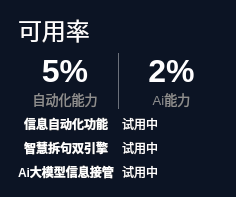
                      <widget class="QFrame" name="instrument_frame">
                       <property name="minimumSize">
                        <size>
                         <width>236</width>
                         <height>0</height>
                        </size>
                       </property>
                       <property name="styleSheet">
                        <string notr="true">QFrame{
	background-color: rgb(12, 20, 36);
border:0px solid red;
	color: rgb(255, 254, 255);
border-radius:30px
}</string>
                       </property>
                       <property name="frameShape">
                        <enum>QFrame::StyledPanel</enum>
                       </property>
                       <property name="frameShadow">
                        <enum>QFrame::Raised</enum>
                       </property>
                       <layout class="QVBoxLayout" name="verticalLayout_33">
                        <property name="spacing">
                         <number>6</number>
                        </property>
                        <property name="leftMargin">
                         <number>18</number>
                        </property>
                        <property name="topMargin">
                         <number>12</number>
                        </property>
                        <property name="rightMargin">
                         <number>18</number>
                        </property>
                        <property name="bottomMargin">
                         <number>16</number>
                        </property>
                        <item>
                         <widget class="QLabel" name="label_63">
                          <property name="font">
                           <font>
                            <pointsize>18</pointsize>
                            <bold>false</bold>
                           </font>
                          </property>
                          <property name="text">
                           <string>可用率</string>
                          </property>
                         </widget>
                        </item>
                        <item>
                         <layout class="QHBoxLayout" name="horizontalLayout_44">
                          <item>
                           <layout class="QVBoxLayout" name="verticalLayout_34">
                            <property name="spacing">
                             <number>0</number>
                            </property>
                            <item>
                             <widget class="QLabel" name="label_64">
                              <property name="font">
                               <font>
                                <pointsize>24</pointsize>
                                <bold>true</bold>
                               </font>
                              </property>
                              <property name="text">
                               <string>5%</string>
                              </property>
                              <property name="alignment">
                               <set>Qt::AlignCenter</set>
                              </property>
                             </widget>
                            </item>
                            <item>
                             <widget class="QLabel" name="label_65">
                              <property name="font">
                               <font>
                                <pointsize>10</pointsize>
                                <bold>false</bold>
                               </font>
                              </property>
                              <property name="styleSheet">
                               <string notr="true">color: rgb(143, 143, 143);</string>
                              </property>
                              <property name="text">
                               <string>自动化能力</string>
                              </property>
                              <property name="alignment">
                               <set>Qt::AlignCenter</set>
                              </property>
                             </widget>
                            </item>
                           </layout>
                          </item>
                          <item>
                           <widget class="Line" name="line_5">
                            <property name="maximumSize">
                             <size>
                              <width>1</width>
                              <height>16777215</height>
                             </size>
                            </property>
                            <property name="styleSheet">
                             <string notr="true">background-color: rgba(255, 255, 255,100);</string>
                            </property>
                            <property name="orientation">
                             <enum>Qt::Vertical</enum>
                            </property>
                           </widget>
                          </item>
                          <item>
                           <layout class="QVBoxLayout" name="verticalLayout_35">
                            <property name="spacing">
                             <number>0</number>
                            </property>
                            <item>
                             <widget class="QLabel" name="label_66">
                              <property name="font">
                               <font>
                                <pointsize>24</pointsize>
                                <bold>true</bold>
                               </font>
                              </property>
                              <property name="text">
                               <string>2%</string>
                              </property>
                              <property name="alignment">
                               <set>Qt::AlignCenter</set>
                              </property>
                             </widget>
                            </item>
                            <item>
                             <widget class="QLabel" name="label_67">
                              <property name="font">
                               <font>
                                <pointsize>10</pointsize>
                                <bold>false</bold>
                               </font>
                              </property>
                              <property name="styleSheet">
                               <string notr="true">color: rgb(143, 143, 143);</string>
                              </property>
                              <property name="text">
                               <string>Ai能力</string>
                              </property>
                              <property name="alignment">
                               <set>Qt::AlignCenter</set>
                              </property>
                             </widget>
                            </item>
                           </layout>
                          </item>
                         </layout>
                        </item>
                        <item>
                         <layout class="QHBoxLayout" name="horizontalLayout_45">
                          <property name="spacing">
                           <number>8</number>
                          </property>
                          <item>
                           <widget class="QPushButton" name="pushButton_28">
                            <property name="font">
                             <font>
                              <bold>true</bold>
                             </font>
                            </property>
                            <property name="styleSheet">
                             <string notr="true">border:none;
color: rgb(255, 255, 255);</string>
                            </property>
                            <property name="text">
                             <string>信息自动化功能</string>
                            </property>
                            <property name="icon">
                             <iconset>
                              <normaloff>:/svg/img/svg/对号1.png</normaloff>:/svg/img/svg/对号1.png</iconset>
                            </property>
                            <property name="iconSize">
                             <size>
                              <width>24</width>
                              <height>24</height>
                             </size>
                            </property>
                           </widget>
                          </item>
                          <item>
                           <widget class="QLabel" name="label_68">
                            <property name="maximumSize">
                             <size>
                              <width>16777215</width>
                              <height>32</height>
                             </size>
                            </property>
                            <property name="text">
                             <string>试用中</string>
                            </property>
                           </widget>
                          </item>
                         </layout>
                        </item>
                        <item>
                         <layout class="QHBoxLayout" name="horizontalLayout_46">
                          <property name="spacing">
                           <number>8</number>
                          </property>
                          <item>
                           <widget class="QPushButton" name="pushButton_29">
                            <property name="font">
                             <font>
                              <bold>true</bold>
                             </font>
                            </property>
                            <property name="styleSheet">
                             <string notr="true">border:none;
color: rgb(255, 255, 255);</string>
                            </property>
                            <property name="text">
                             <string>智慧拆句双引擎</string>
                            </property>
                            <property name="icon">
                             <iconset>
                              <normaloff>:/svg/img/svg/对号1 (1).png</normaloff>:/svg/img/svg/对号1 (1).png</iconset>
                            </property>
                            <property name="iconSize">
                             <size>
                              <width>24</width>
                              <height>24</height>
                             </size>
                            </property>
                           </widget>
                          </item>
                          <item>
                           <widget class="QLabel" name="label_69">
                            <property name="maximumSize">
                             <size>
                              <width>16777215</width>
                              <height>32</height>
                             </size>
                            </property>
                            <property name="text">
                             <string>试用中</string>
                            </property>
                           </widget>
                          </item>
                         </layout>
                        </item>
                        <item>
                         <layout class="QHBoxLayout" name="horizontalLayout_47">
                          <property name="spacing">
                           <number>8</number>
                          </property>
                          <item>
                           <widget class="QPushButton" name="pushButton_30">
                            <property name="font">
                             <font>
                              <bold>true</bold>
                             </font>
                            </property>
                            <property name="styleSheet">
                             <string notr="true">border:none;
color: rgb(255, 255, 255);</string>
                            </property>
                            <property name="text">
                             <string>Ai大模型信息接管</string>
                            </property>
                            <property name="icon">
                             <iconset>
                              <normaloff>:/svg/img/svg/对号1 (2).png</normaloff>:/svg/img/svg/对号1 (2).png</iconset>
                            </property>
                            <property name="iconSize">
                             <size>
                              <width>24</width>
                              <height>24</height>
                             </size>
                            </property>
                           </widget>
                          </item>
                          <item>
                           <widget class="QLabel" name="label_70">
                            <property name="maximumSize">
                             <size>
                              <width>16777215</width>
                              <height>32</height>
                             </size>
                            </property>
                            <property name="text">
                             <string>试用中</string>
                            </property>
                           </widget>
                          </item>
                         </layout>
                        </item>
                       </layout>
                      </widget>
